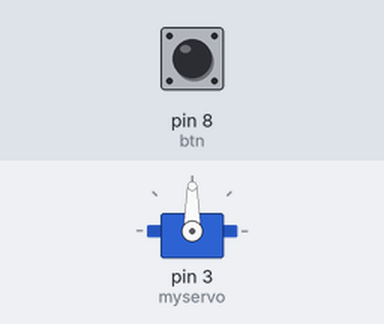
Simulated run of this sketch. Board: Arduino Uno, built with avr-gcc and run on an emulated ATmega328P. On the bench: servo. The test bench sets the inputs (shaded band); at power-on: pin 8 (btn) LOW.

Above: at 1.2 s.
1.3 s: pin 8 (btn) pulled HIGH for 1 s
At 3.2 s:
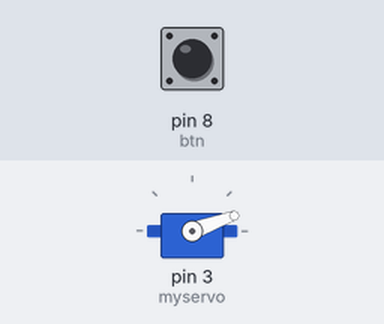
4.3 s: pin 8 (btn) pulled HIGH for 0.15 s
At 4.9 s:
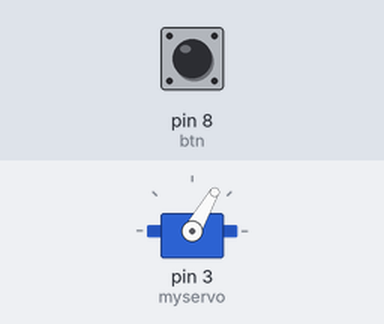
5.9 s: pin 8 (btn) pulled HIGH for 3.2 s
At 9.6 s:
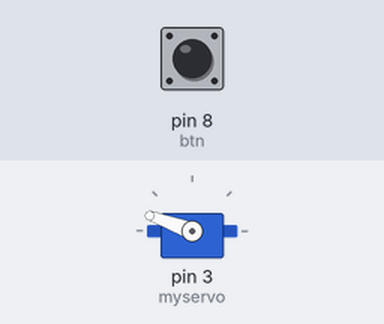
Timing chart, 0 to 11.1 s (numbered marks = the images above; inputs shaded):
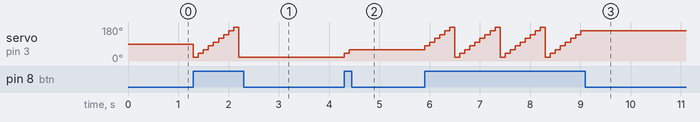

The sketch:

servo-position-using-btn.ino
```cpp
#include<Servo.h>
Servo myservo;
unsigned int btn=8,val,pos=0;
void setup() {
  myservo.attach(3);
  pinMode(btn,INPUT);
  // put your setup code here, to run once:

}

void loop()
{val=digitalRead(btn);
  if((val==1)&&(pos<180))
      {pos=pos+20;
        myservo.write(pos);
      delay(100);
      }
      else if((val==1)&&(pos==180))
      {pos=0;
        myservo.write(pos);
      }
}
```

Measured:
- after the input at 1.3 s, servo on pin 3 (myservo): 90° → 20° at once, → 40° 0.10 s later, → 60° 0.10 s later, → 80° 0.10 s later, … (10 changes in this stretch)
- after the input at 4.3 s, servo on pin 3 (myservo): 20° → 40° at once, → 60° 0.10 s later
- after the input at 5.9 s, servo on pin 3 (myservo): 60° → 80° at once, then repeats every 0.90 s: 100° 0.10 s, 120° 0.10 s, 140° 0.10 s, 160° 0.10 s, 180° 0.10 s, 20° 0.10 s, 40° 0.10 s, 60° 0.10 s, 80° 0.10 s, until it stays 160° from 9.0 s
